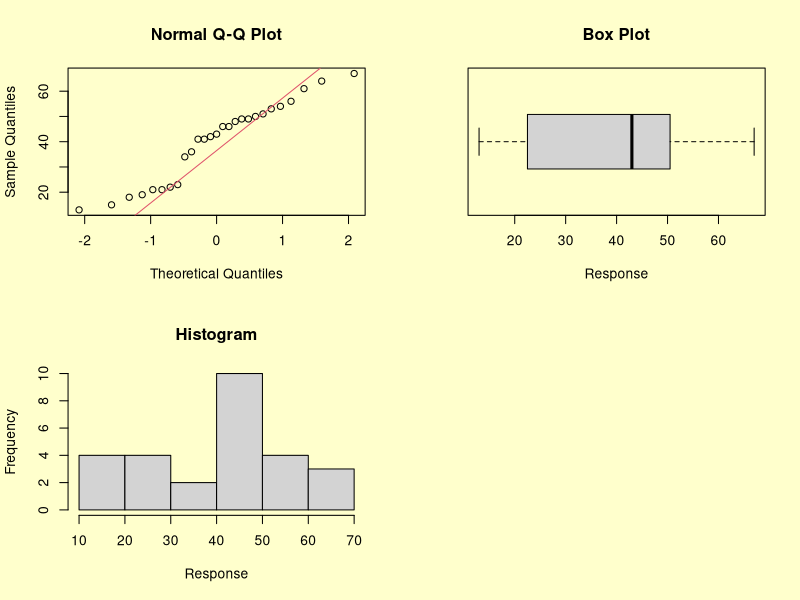
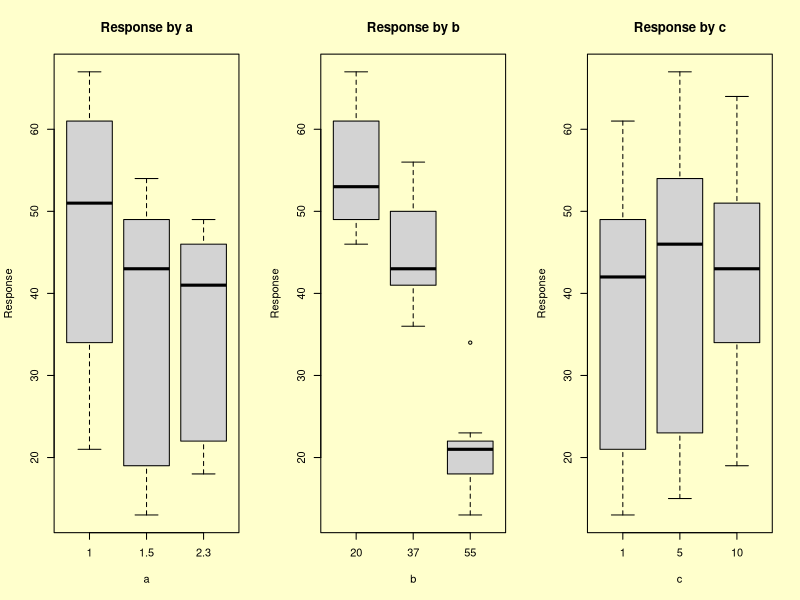
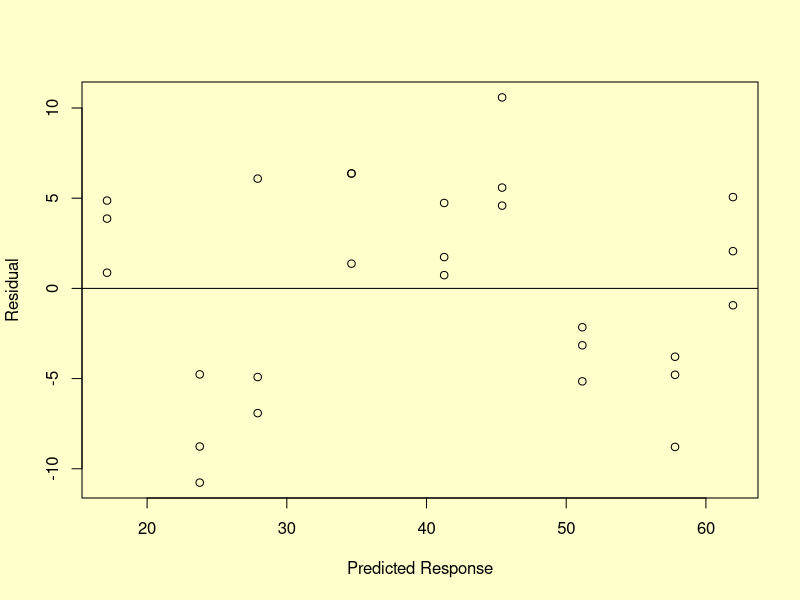
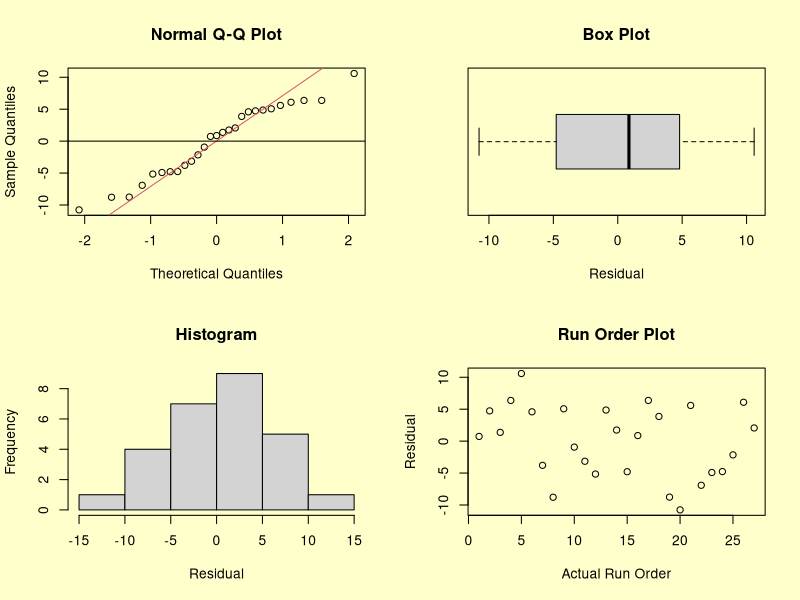
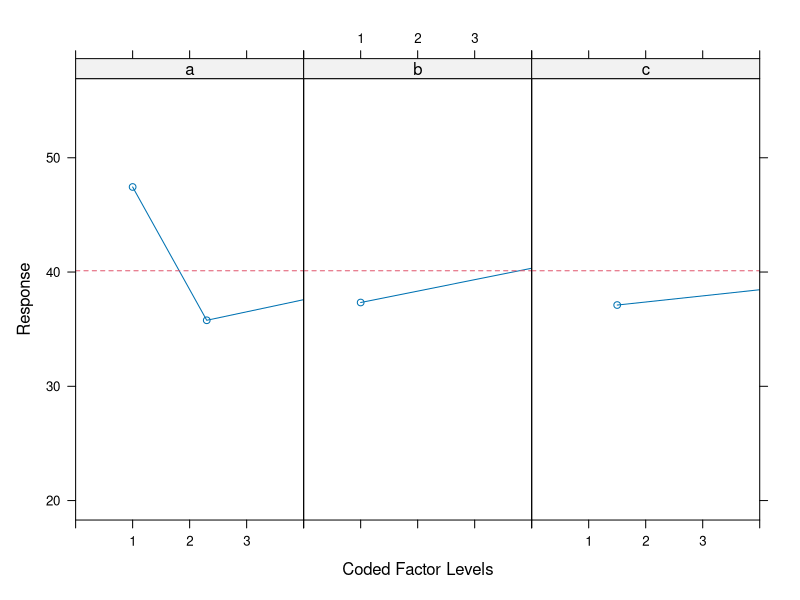

Recreate these plots in R, in order.
## ********************************************************************************
##
##		Design of Experiment
##
##		Reads the data from a three factor, full-factorial design of experiment (2^3) 
## 		and creates a representative empirical model
##
##		Author: Ross Blair
## 		Date:	21/03/18
##
## ********************************************************************************

## Set working directory
setwd('D:/working_directory')

## ********************************************************************************
##		Read data and define variables
## ********************************************************************************

## Read data, save relevant variables and specify response of interest
m = matrix(scan("doe.dat",skip=1),ncol=8,byrow=TRUE)
response = m[,5]
order = m[,8]

## Save variables as factors
a = as.factor(m[,1])
b = as.factor(m[,2])
c = as.factor(m[,3])

## Save numeric variables and interactions
a = m[,1]
b = m[,2]
c = m[,3]

## Create data frame and store table
dafr = data.frame(a,b,c,response)
dafr[,1:4]

## ********************************************************************************
##		Define theoretical model assumptions
## ********************************************************************************

## Assuming n factor and higher order interactions are non-existent

## ********************************************************************************
##		Inspect data
## ********************************************************************************

## Generate four plots
par(bg=rgb(1,1,0.8), mfrow=c(2,2))
qqnorm(response)
qqline(response, col = 2)
boxplot(response, horizontal=TRUE, main="Box Plot", xlab="Response")
hist(response, main="Histogram", xlab="Response")
par(mfrow=c(1,1))

## Assess main effects
par(bg=rgb(1,1,0.8),mfrow=c(1,3))
boxplot(response~a, data=dafr, main="Response by a",
      xlab="a",ylab="Response")

boxplot(response~b, data=dafr, main="Response by b",
      xlab="b",ylab="Response")

boxplot(response~c, data=dafr, main="Response by c",
      xlab="c",ylab="Response")
par(mfrow=c(1,1))

## ********************************************************************************
##		ANOVA
## ********************************************************************************

## Fit a model with up to second order interactions
q = aov(response~(a+b+c)^2,data=dafr)
summary(q)

## Print R squared and adjusted R squared
summary.lm(q)$r.squared
summary.lm(q)$adj.r.squared

## ********************************************************************************
##		Simplify model and fit to the data again (iterative procedure)
## ********************************************************************************

## Remove additional non-significant terms from the stepwise model based on p-values
redmod = lm(response~(a+b),data = dafr)
summary(redmod)

## Print R squared and adjusted R squared
summary.lm(redmod)$r.squared
summary.lm(redmod)$adj.r.squared

## ********************************************************************************
##		Analyse residual graphs
## ********************************************************************************

## Plot residuals versus predicted response
par(bg=rgb(1,1,0.8))
plot(predict(redmod),redmod$residuals,ylab="Residual",
     xlab="Predicted Response")
abline(h=0)
par(mfrow=c(1,1))

## Generate probability points and theoretical quantiles
pp = ppoints(length(redmod$residuals))
tq = qnorm(pp)

## Generate four plots
par(bg=rgb(1,1,0.8), mfrow=c(2,2))
qqnorm(redmod$residuals)
qqline(redmod$residuals, col=2)
abline(h=0)
boxplot(redmod$residuals, horizontal=TRUE, main="Box Plot", xlab="Residual")
hist(redmod$residuals, main="Histogram", xlab="Residual")
plot(order, redmod$residuals, xlab="Actual Run Order", ylab="Residual",
     main="Run Order Plot")
par(mfrow=c(1,1))

## ********************************************************************************
##		Plots of the main effects
## ********************************************************************************

## Caluclation of t-value
n = length(dafr$response[dafr$a==1])
tval = qt(.95,n-1)

## Rearrange data so that factors and levels are in single columns
group = rep(1:3,each=length(response))
nstr = rep(response,3)
level = c(m[,1],m[,2],m[,3])
dafrlong = data.frame(group,level,nstr)

## Compute mean, sd, cibar and specify labels
gmn = aggregate(x=dafrlong$nstr,by=list(dafrlong$group,dafrlong$level),FUN="mean")
gsd = aggregate(x=dafrlong$nstr,by=list(dafrlong$group,dafrlong$level),FUN="sd")
cibar = tval*gsd[3]/sqrt(n)
cgroup = rep(c("a","b","c"),3)

## Generate updated data frame
dafrp = data.frame(cgroup,gmn,gsd[3],cibar)
names(dafrp)=c("cgroup","group","level","tmean","std","cibar")

## Attach lattice library and generate main effects plot
library(lattice)
par(bg=rgb(1,1,0.8),mfrow=c(1,1))
xyplot(tmean~level|cgroup,data=dafrp,layout=c(3,1),xlim=c(0,4),
       ylab="Response",xlab="Coded Factor Levels", type="b",
       panel = function(x, y, ...){
         panel.xyplot(x, y, ...)
         panel.abline(h = mean(response), lty = 2, col = 2)})

## ********************************************************************************